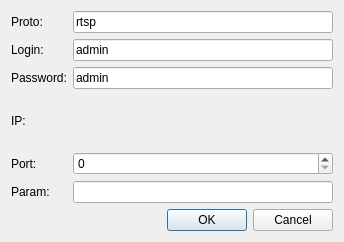
<?xml version="1.0" encoding="UTF-8"?>
<ui version="4.0">
 <class>RTSP_dialog</class>
 <widget class="QDialog" name="RTSP_dialog">
  <property name="geometry">
   <rect>
    <x>0</x>
    <y>0</y>
    <width>344</width>
    <height>242</height>
   </rect>
  </property>
  <property name="windowTitle">
   <string>RTSP</string>
  </property>
  <layout class="QVBoxLayout" name="verticalLayout">
   <item>
    <layout class="QGridLayout" name="grid">
     <item row="1" column="0">
      <widget class="QLabel" name="label_4">
       <property name="text">
        <string>Login:</string>
       </property>
      </widget>
     </item>
     <item row="3" column="0">
      <widget class="QLabel" name="label_6">
       <property name="text">
        <string>IP:</string>
       </property>
      </widget>
     </item>
     <item row="2" column="1">
      <widget class="QLineEdit" name="le_password">
       <property name="text">
        <string>admin</string>
       </property>
      </widget>
     </item>
     <item row="4" column="0">
      <widget class="QLabel" name="label_7">
       <property name="text">
        <string>Port:</string>
       </property>
      </widget>
     </item>
     <item row="0" column="1">
      <widget class="QLineEdit" name="le_proto">
       <property name="text">
        <string>rtsp</string>
       </property>
       <property name="readOnly">
        <bool>true</bool>
       </property>
      </widget>
     </item>
     <item row="1" column="1">
      <widget class="QLineEdit" name="le_login">
       <property name="text">
        <string>admin</string>
       </property>
      </widget>
     </item>
     <item row="0" column="0">
      <widget class="QLabel" name="label_2">
       <property name="text">
        <string>Proto:</string>
       </property>
      </widget>
     </item>
     <item row="3" column="1">
      <widget class="IPV4_wo_port" name="ip4_widget" native="true"/>
     </item>
     <item row="2" column="0">
      <widget class="QLabel" name="label_5">
       <property name="text">
        <string>Password:</string>
       </property>
      </widget>
     </item>
     <item row="4" column="1">
      <widget class="QSpinBox" name="sb_port"/>
     </item>
     <item row="5" column="1">
      <widget class="QLineEdit" name="le_add"/>
     </item>
     <item row="5" column="0">
      <widget class="QLabel" name="label_8">
       <property name="text">
        <string>Param:</string>
       </property>
      </widget>
     </item>
    </layout>
   </item>
   <item>
    <widget class="QDialogButtonBox" name="buttonBox">
     <property name="orientation">
      <enum>Qt::Horizontal</enum>
     </property>
     <property name="standardButtons">
      <set>QDialogButtonBox::Cancel|QDialogButtonBox::Ok</set>
     </property>
    </widget>
   </item>
  </layout>
 </widget>
 <customwidgets>
  <customwidget>
   <class>IPV4_wo_port</class>
   <extends>QWidget</extends>
   <header location="global">ipv4_wo_port.hpp</header>
   <container>1</container>
  </customwidget>
 </customwidgets>
 <resources/>
 <connections>
  <connection>
   <sender>buttonBox</sender>
   <signal>accepted()</signal>
   <receiver>RTSP_dialog</receiver>
   <slot>accept()</slot>
   <hints>
    <hint type="sourcelabel">
     <x>248</x>
     <y>254</y>
    </hint>
    <hint type="destinationlabel">
     <x>157</x>
     <y>274</y>
    </hint>
   </hints>
  </connection>
  <connection>
   <sender>buttonBox</sender>
   <signal>rejected()</signal>
   <receiver>RTSP_dialog</receiver>
   <slot>reject()</slot>
   <hints>
    <hint type="sourcelabel">
     <x>316</x>
     <y>260</y>
    </hint>
    <hint type="destinationlabel">
     <x>286</x>
     <y>274</y>
    </hint>
   </hints>
  </connection>
 </connections>
</ui>
